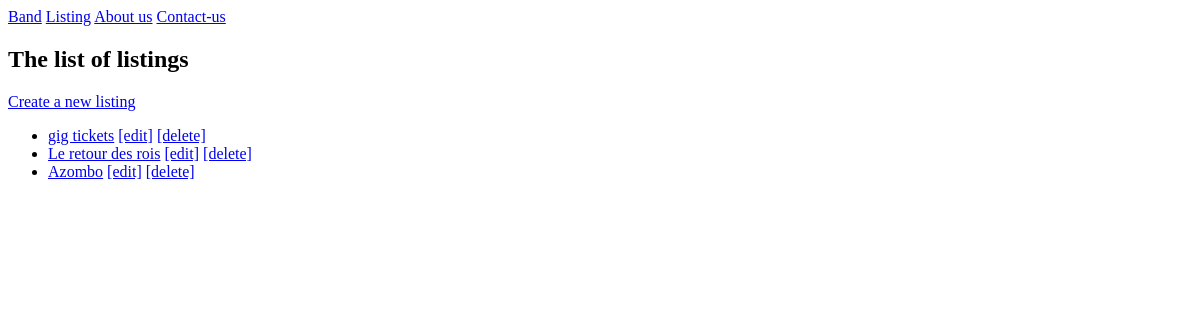
The page /listings/ on the database as committed earlier.
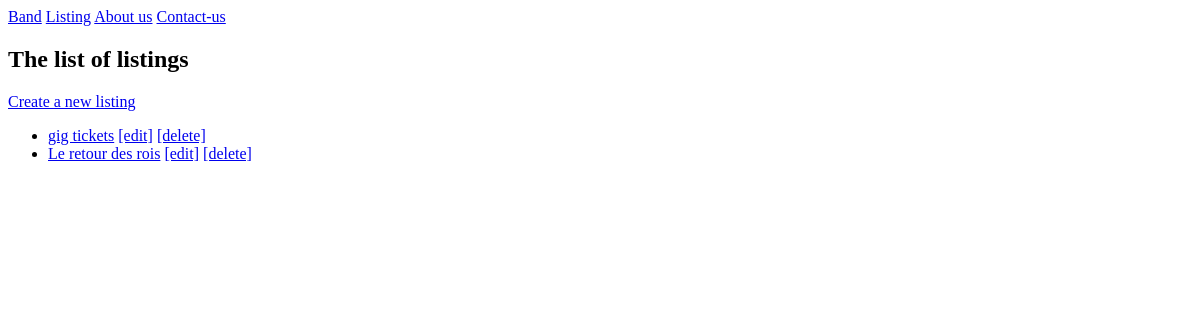
The same page on the database as committed later.
### listings/models.py (models this page shows, shortened)
class Listing(models.Model):
    class ListingTypes(models.TextChoices):
        RECORDS = 'R'
        CLOTHING = 'C'
        POSTER = 'P'
        MISC = 'M'
    title = models.fields.CharField(max_length=180)
    description = models.fields.CharField(max_length=2000)
    sold = models.fields.BooleanField(default=False)
    year = models.fields.IntegerField(
        null = True,
        validators = [MinValueValidator(1990), MaxValueValidator(2021)]
    )
    type = models.fields.CharField(max_length=5, choices=ListingTypes.choices)
    band = models.ForeignKey(Band, null=True, on_delete=models.SET_NULL)

### listings/views.py (the view)
# urls.py: path('listings/', views.listings, name="listing-list"),
def listings(request):
    listings = Listing.objects.all()
    return render(request, 'listings/listings.html',
    {'listings': listings});

### listings/templates/listings/listings.html
{% extends 'listings/base.html' %}
{% block content %}
    <h2>The list of listings</h2>
    <a href="{% url 'listing-create' %}">Create a new listing</a>
    <ul>
        {% for listing in listings %}
            <li>
                <a href="{% url 'listing-detail' listing.id %}">{{ listing.title }}</a>
                <a href="{% url 'listing-update' listing.id %}">[edit]</a>
                <a href="{% url 'listing-delete' listing.id %}">[delete]</a>
            </li>
        {% endfor %}
    </ul>
{% endblock %}

### listings/templates/listings/base.html (shortened to what this page needs)
<!DOCTYPE html>
{% load static %}
<html>
    <head>
        <link rel="stylesheet" href="{% static 'listings/styles.css' %}"/>
    </head>
    <body>
        <nav>
            <a href="{% url 'band-list' %}">Band</a>
            <a href="{% url 'listing-list' %}">Listing</a>
            <a href="{% url 'about-us' %}">About us</a>
            <a href="{% url 'contact' %}">Contact-us</a>
        </nav>
        {% block content %}{% endblock %}
    </body>
</html>

### listings/static/listings/styles.css (style rules this page uses)
body { font-family: Cambria, Cochin, Georgia, Times, 'Times New Roman', serif; }

Rows that differ between the two databases and show on the page:
removed Listing: title "Azombo"
